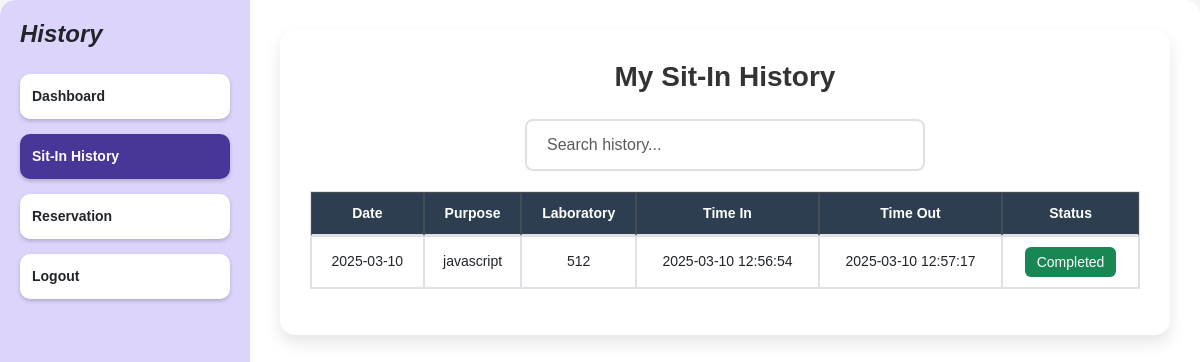
Page /sit_in_history (signed in) on the earlier database version.
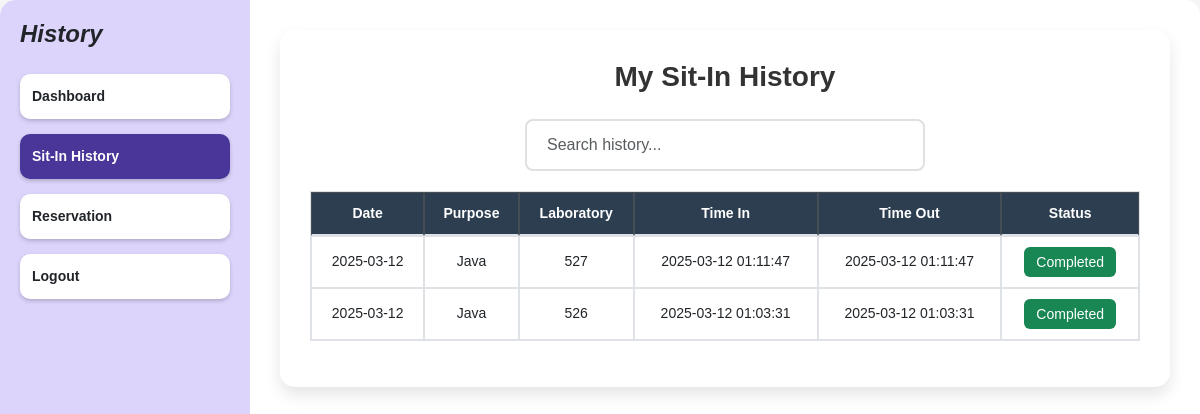
Same page on the later database version.
### tables this page shows
CREATE TABLE sit_in_history (
    id INTEGER PRIMARY KEY AUTOINCREMENT,
    id_number TEXT NOT NULL,
    name TEXT NOT NULL,
    sit_purpose TEXT NOT NULL,
    laboratory TEXT NOT NULL,
    login_time TEXT NOT NULL,
    logout_time TEXT,
    date TEXT NOT NULL,
    action TEXT NOT NULL
);

### app.py (the view)
@app.route('/sit_in_history')
@login_required
def sit_in_history():
    user_id = session['user_id']
    conn = get_db_connection()
    cursor = conn.cursor()
    cursor.execute("""
        SELECT date, sit_purpose, laboratory, login_time, logout_time
        FROM sit_in_history
        WHERE id_number = ?
        ORDER BY date DESC, login_time DESC
    """, (user_id,))
    history = cursor.fetchall()
    conn.close()
    return render_template('sit_in_history.html', history=history)

### app.py (called while the page is built)
def get_db_connection():
    conn = sqlite3.connect('users.db')
    conn.row_factory = sqlite3.Row
    return conn

def login_required(f):
    @wraps(f)
    def decorated_function(*args, **kwargs):
        if 'user_id' not in session:
            flash("Please log in first!", "warning")
            return redirect(url_for('login'))
        return f(*args, **kwargs)
    return decorated_function

@app.after_request
def add_header(response):
    response.headers['Cache-Control'] = 'no-store, no-cache, must-revalidate, post-check=0, pre-check=0, max-age=0'
    response.headers['Pragma'] = 'no-cache'
    response.headers['Expires'] = '-1'
    return response

### templates/sit_in_history.html (shortened to what this page needs)
{% extends 'base.html' %}
{% block content %}
<div class="dashboard-container">
    <div class="sidebar">
        <h1 class="dashboard-title">History</h1>
        <a href="{{ url_for('dashboard') }}" class="menu-btn">Dashboard</a>
        <a href="{{ url_for('sit_in_history') }}" class="menu-btn active">Sit-In History</a>
        <a href="{{ url_for('reserve') }}" class="menu-btn">Reservation</a>
        <a href="{{ url_for('logout') }}" class="menu-btn logout-btn">Logout</a>
    </div>
    <div class="content">
        <div class="container">
            <div class="sit-in-list">
                <h2>My Sit-In History</h2>
                <input type="text" id="searchInput" onkeyup="searchHistory()" placeholder="Search history..." class="form-control mb-3">
                <table class="table table-bordered table-hover" id="historyTable">
                    <thead class="thead-dark">
                        <tr>
                            <th>Date</th>
                            <th>Purpose</th>
                            <th>Laboratory</th>
                            <th>Time In</th>
                            <th>Time Out</th>
                            <th>Status</th>
                        </tr>
                    </thead>
                    <tbody>
                        {% for record in history %}
                        <tr>
                            <td>{{ record.date }}</td>
                            <td>{{ record.sit_purpose }}</td>
                            <td>{{ record.laboratory }}</td>
                            <td>{{ record.login_time }}</td>
                            <td>{{ record.logout_time if record.logout_time else 'Active' }}</td>
                            <td>
                                <span class="badge {% if record.logout_time %}bg-success{% else %}bg-primary{% endif %}">
                                    {{ 'Completed' if record.logout_time else 'Active' }}
                                </span>
                            </td>
                        </tr>
                        {% endfor %}
                    </tbody>
                </table>
            </div>
        </div>
    </div>
</div>
{% endblock %}

### templates/base.html (shortened to what this page needs)
<!DOCTYPE html>
<html lang="en">
<head>
  <link href="https://cdn.jsdelivr.net/npm/bootstrap@5.3.0/dist/css/bootstrap.min.css" rel="stylesheet">
  <link rel="stylesheet" href="{{ url_for('static', filename='styles.css') }}">
</head>
<body>
  {% block content %}{% endblock %}
</body>
</html>

### static/styles.css (style rules this page uses)
body { height: 100vh; margin: 0; display: flex; justify-content: center; align-items: center; background: #f5f5f5; font-family: Arial, sans-serif; }
* { margin: 0; padding: 0; box-sizing: border-box; font-family: Arial, sans-serif; }
body { display: flex; justify-content: center; align-items: center; height: 100vh; background-color: #f5f5f5; }
.dashboard-container { width: 100%; height: 100vh; display: flex; border-radius: 15px; background-color: #fff; overflow: hidden; }
.sidebar { width: 250px; background-color: #ddd4fc; padding: 20px; display: flex; flex-direction: column; gap: 15px; border-top-left-radius: 15px; border-bottom-left-radius: 15px; }
.dashboard-title { font-size: 24px; font-weight: bold; font-style: italic; text-align: left; margin-bottom: 10px; }
.menu-btn { background-color: #fff; border: none; padding: 12px; border-radius: 10px; font-size: 14px; font-weight: bold; text-align: left; cursor: pointer; box-shadow: 0px 2px 4px rgba(0, 0, 0, 0.2); text-decoration: none; color: inherit; }
.menu-btn.active { background-color: #4a3599; color: white; }
.content { flex: 1; background-color: #fff; border-top-right-radius: 15px; border-bottom-right-radius: 15px; padding: 20px; }
.table { width: 100%; margin-bottom: 1rem; color: #212529; }
.table th, .table td { padding: 0.75rem; vertical-align: top; border-top: 1px solid #dee2e6; }
.table thead th { vertical-align: bottom; border-bottom: 2px solid #dee2e6; }
.table-bordered { border: 1px solid #dee2e6; }
.table-bordered th, .table-bordered td { border: 1px solid #dee2e6; }
.table-bordered thead th, .table-bordered thead td { border-bottom-width: 2px; }
.thead-dark th { color: #fff; background-color: #343a40; border-color: #454d55; }

### templates/sit_in_history.html (style rules this page uses)
.container { display: flex; justify-content: space-between; gap: 20px; flex-wrap: wrap; max-width: 1400px; margin: 0 auto; padding: 20px; }
.sit-in-list { background: #fff; padding: 30px; border-radius: 15px; box-shadow: 0 8px 16px rgba(0, 0, 0, 0.1); flex: 1; width: 100%; overflow-x: auto; }
.sit-in-list h2 { font-size: 28px; font-weight: bold; margin-bottom: 25px; text-align: center; color: #333; }
#historyTable { width: 100%; border-collapse: separate; border-spacing: 0; margin-top: 20px; font-size: 15px; }
#historyTable th { background-color: #2c3e50; color: white; padding: 15px; text-align: center; font-weight: 600; white-space: nowrap; }
#historyTable td { padding: 12px 15px; text-align: center; vertical-align: middle; }
#searchInput { max-width: 400px; margin: 0 auto 20px; padding: 12px 20px; border: 2px solid #e0e0e0; border-radius: 8px; font-size: 16px; transition: border-color 0.3s ease; display: block; }
.badge { padding: 8px 12px; border-radius: 6px; font-weight: 500; font-size: 14px; }
@media (max-width: 1200px) { .container { padding: 10px; } }
@media (max-width: 1200px) { #historyTable { font-size: 14px; } }
@media (max-width: 1200px) { #historyTable th, #historyTable td { padding: 10px; } }

Differences in the rows shown:
removed sit_in_history: date "2025-03-10", sit_purpose "javascript", laboratory "512", login_time "2025-03-10 12:56:54", logout_time "2025-03-10 12:57:17", logout_time "Completed"
added sit_in_history: date "2025-03-12", sit_purpose "Java", laboratory "527", login_time "2025-03-12 01:11:47", logout_time "2025-03-12 01:11:47", logout_time "Completed"
added sit_in_history: date "2025-03-12", sit_purpose "Java", laboratory "526", login_time "2025-03-12 01:03:31", logout_time "2025-03-12 01:03:31", logout_time "Completed"
